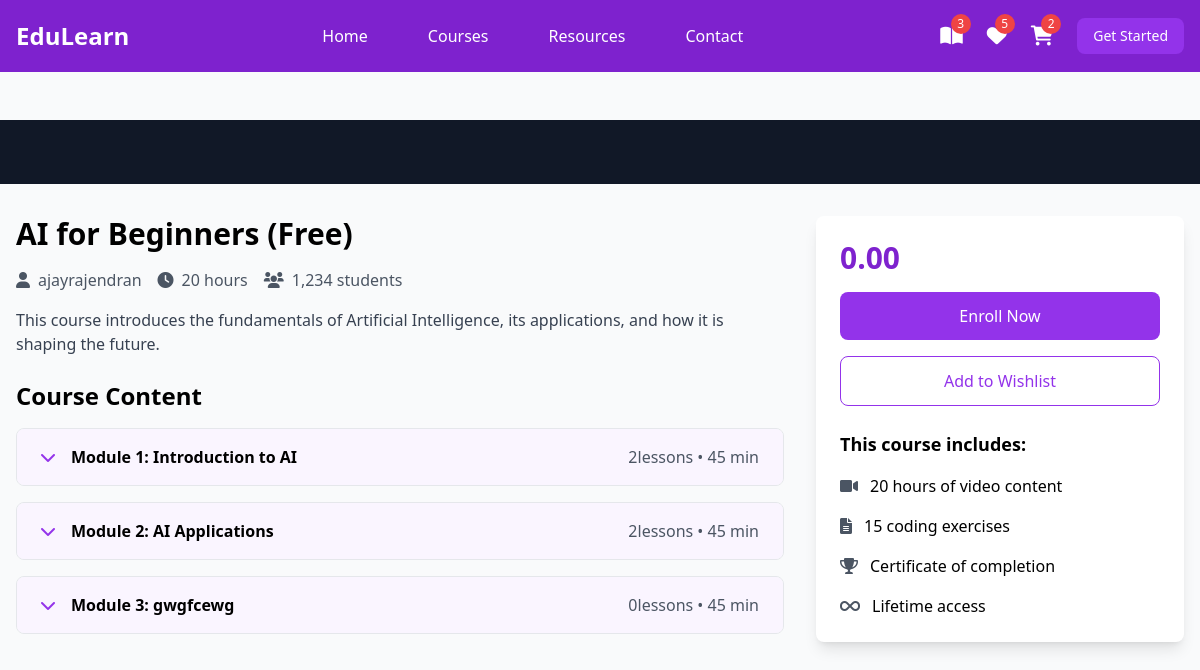
Screenshot of /student/courses/5/ (signed in) with the database file from the repository.
### instructor/models.py (models this page shows, shortened)
class User(AbstractUser):
    ROLE_CHOICES =(
        ("instructor","Instructor"),
        ("student","Student")
    )
    role=models.CharField(max_length=20,choices=ROLE_CHOICES,default="student")

class Course(models.Model):
    title=models.CharField(max_length=200)
    description=models.TextField()
    price=models.DecimalField(decimal_places=2,max_digits=7)
    owner=models.ForeignKey(User,on_delete=models.SET_NULL,related_name="courses",null=True)
    is_free=models.BooleanField(default=False)
    picture=models.ImageField(upload_to="courseimages",null=True,blank=True,default="courseimages/default.png")
    thumbnail=EmbedVideoField()
    category_objects=models.ManyToManyField(Category)
    created_at=models.DateTimeField(auto_now_add=True)
    updated_at=models.DateTimeField(auto_now=True)

class Module(models.Model):
    title=models.CharField(max_length=200)
    course_object=models.ForeignKey(Course,on_delete=models.CASCADE,related_name="modules")
    order=models.PositiveIntegerField()

### student/views.py (the view)
# urls.py: path('courses/<int:pk>/',views.CourseDetailView.as_view(),name="course-detail"),
class CourseDetailView(View):
    def get(self,request,*args,**kwargs):
        id=kwargs.get("pk")
        course_instance=Course.objects.get(id=id)
        return render(request,"course_detail.html",{"coursedetail":course_instance})

### student/templates/course_detail.html (shortened to what this page needs)
{%extends 'base.html'%} {%block mainblock%} {% load embed_video_tags %}
<div class="pt-20">
  <div class="bg-gray-900 w-full">
    <div class="max-w-screen-xl mx-auto px-4 py-8">
    </div>
  </div>
  <div
    class="max-w-screen-xl mx-auto px-4 py-8 grid grid-cols-1 lg:grid-cols-3 gap-8"
  >
    <div class="lg:col-span-2">
      <h1 class="text-3xl font-bold mb-4">{{coursedetail.title}}</h1>
      <div class="flex items-center mb-4 text-gray-600">
        <span class="mr-4"
          ><i class="fas fa-user mr-2"></i>{{coursedetail.owner}}</span
        >
        <span class="mr-4"><i class="fas fa-clock mr-2"></i>20 hours</span>
        <span><i class="fas fa-users mr-2"></i>1,234 students</span>
      </div>
      <p class="text-gray-700 mb-6">{{coursedetail.description}}</p>
      <div class="space-y-4">
        <h2 class="text-2xl font-bold mb-4">Course Content</h2>
        {%for module in coursedetail.modules.all%}
        <div class="border rounded-lg overflow-hidden">
          <button
            class="w-full px-6 py-4 bg-purple-50 hover:bg-purple-100 flex items-center justify-between"
            onclick="toggleModule('module{{forloop.counter}}')"
          >
            <div class="flex items-center">
              <i class="fas fa-chevron-down mr-4 text-purple-600"></i>
              <span class="font-semibold"
                >Module {{forloop.counter}}: {{module.title}}
              </span>
            </div>
            <span class="text-gray-600"
              >{{module.lessons.all.count}}lessons • 45 min</span
            >
          </button>
        </div>
        {%endfor%}
      </div>
    </div>
    <div class="lg:col-span-1">
      <div class="bg-white p-6 rounded-lg shadow-lg sticky top-24">
        <div class="text-3xl font-bold mb-4 text-purple-700">
          {{coursedetail.price}}
        </div>
        <a href="{%url 'add-to-cart' coursedetail.id%}">
          <button
            class="w-full bg-purple-600 text-white py-3 rounded-lg mb-4 hover:bg-purple-700 transition duration-300"
          >
            Enroll Now
          </button>
        <a>
        <button
          class="w-full border border-purple-600 text-purple-600 py-3 rounded-lg mb-6 hover:bg-purple-50 transition duration-300"
        >
          Add to Wishlist
        </button>
        <div class="space-y-4">
          <h3 class="font-bold text-lg">This course includes:</h3>
          <div class="flex items-center">
            <i class="fas fa-video mr-3 text-gray-600"></i>
            <span>20 hours of video content</span>
          </div>
          <div class="flex items-center">
            <i class="fas fa-file-alt mr-3 text-gray-600"></i>
            <span>15 coding exercises</span>
          </div>
          <div class="flex items-center">
            <i class="fas fa-trophy mr-3 text-gray-600"></i>
            <span>Certificate of completion</span>
          </div>
          <div class="flex items-center">
            <i class="fas fa-infinity mr-3 text-gray-600"></i>
            <span>Lifetime access</span>
          </div>
        </div>
      </div>
    </div>
  </div>
</div>
{%endblock%}

### student/templates/base.html (shortened to what this page needs)
<!DOCTYPE html>
<html lang="en">
  <head>
    <script src="https://cdn.tailwindcss.com"></script>
    <link
      href="https://cdnjs.cloudflare.com/ajax/libs/font-awesome/6.0.0/css/all.min.css"
      rel="stylesheet"
    />
  </head>
  <body class="bg-gray-50">
    <nav class="bg-purple-700 fixed w-full z-20 top-0 left-0">
      <div
        class="max-w-screen-xl flex flex-wrap items-center justify-between mx-auto p-4"
      >
        <a href="#" class="flex items-center">
          <span class="self-center text-2xl font-semibold text-white"
            >EduLearn</span
          >
        </a>
        <div
          class="items-center justify-between hidden w-full md:flex md:w-auto md:order-1"
        >
          <ul
            class="flex flex-col p-4 md:p-0 mt-4 font-medium md:flex-row md:space-x-8 md:mt-0"
          >
            <li>
              <a
                href="#"
                class="block py-2 pl-3 pr-4 text-white hover:text-purple-200"
                >Home</a
              >
            </li>
            <li>
              <a
                href="#"
                class="block py-2 pl-3 pr-4 text-white hover:text-purple-200"
                >Courses</a
              >
            </li>
            <li>
              <a
                href="#"
                class="block py-2 pl-3 pr-4 text-white hover:text-purple-200"
                >Resources</a
              >
            </li>
            <li>
              <a
                href="#"
                class="block py-2 pl-3 pr-4 text-white hover:text-purple-200"
                >Contact</a
              >
            </li>
          </ul>
        </div>
        <div class="flex items-center space-x-6 md:order-2">
          <div class="relative group">
            <a href="#" class="text-white hover:text-purple-200">
              <i class="fas fa-book-open text-xl"></i>
              <span
                class="absolute -top-2 -right-2 bg-red-500 text-white text-xs rounded-full h-5 w-5 flex items-center justify-center"
                >3</span
              >
            </a>
          </div>
          <div class="relative group">
            <a href="#" class="text-white hover:text-purple-200">
              <i class="fas fa-heart text-xl"></i>
              <span
                class="absolute -top-2 -right-2 bg-red-500 text-white text-xs rounded-full h-5 w-5 flex items-center justify-center"
                >5</span
              >
            </a>
          </div>
          <div class="relative group">
            <a
              href="{%url 'cart-summary'%}"
              class="text-white hover:text-purple-200"
            >
              <i class="fas fa-shopping-cart text-xl"></i>
              <span
                class="absolute -top-2 -right-2 bg-red-500 text-white text-xs rounded-full h-5 w-5 flex items-center justify-center"
                >{{request.user.basket.all.count}}</span
              >
            </a>
          </div>
          <button
            class="text-white bg-purple-600 hover:bg-purple-800 focus:ring-4 focus:outline-none focus:ring-purple-300 font-medium rounded-lg text-sm px-4 py-2 text-center"
          >
            Get Started
          </button>
        </div>
      </div>
    </nav>
    <div class="mt-10">{%block mainblock%} {%endblock%}</div>
  </body>
</html>

### rows the page displays
User: user.basket.all.count "2"
Course: title "AI for Beginners (Free)", owner "ajayrajendran", description "This course introduces the fundamentals of Artificial Intelligence, its applications, and how it is shaping the future.", price "0.00"
Module: title "Introduction to AI", lessons.all.count "2"
Module: title "AI Applications", lessons.all.count "2"
Module: title "gwgfcewg", lessons.all.count "0"
